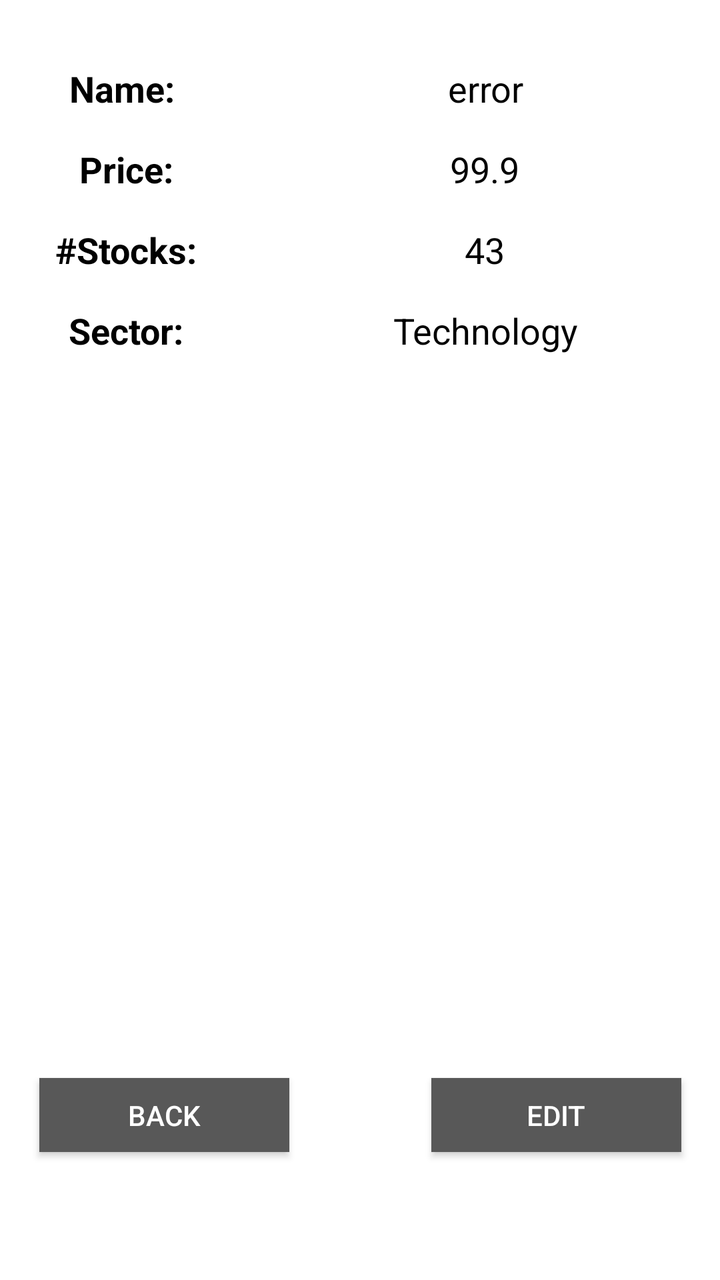
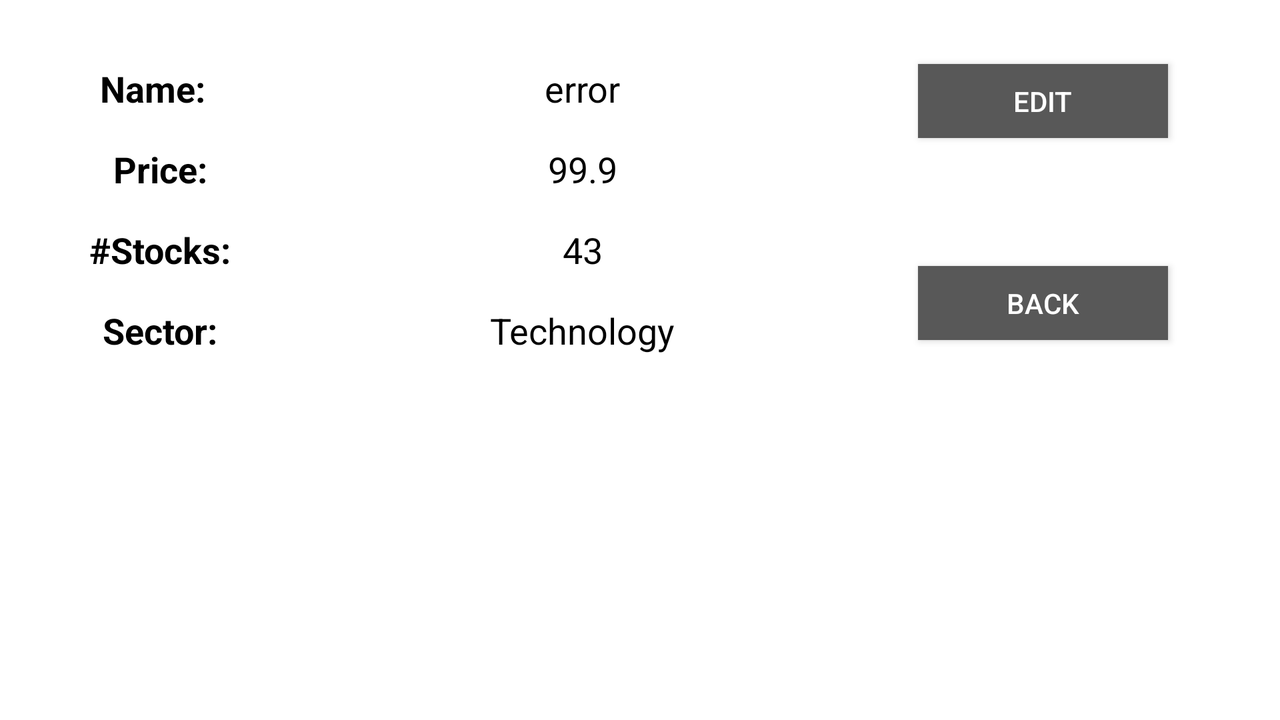

First picture: res/layout/ on a phone held upright. Second picture: the repository's own variant of that layout, on a device whose configuration matches the variant's folder. Source for both follows.
<!-- AndroidManifest.xml: application theme AppTheme -->
<!-- res/layout/activity_details.xml -->
<?xml version="1.0" encoding="utf-8"?>
<android.support.constraint.ConstraintLayout xmlns:android="http://schemas.android.com/apk/res/android"
    xmlns:app="http://schemas.android.com/apk/res-auto"
    xmlns:tools="http://schemas.android.com/tools"
    android:layout_width="match_parent"
    android:layout_height="match_parent"
    tools:context=".DetailsActivity">

    <Button
        android:id="@+id/edit_btn"
        android:layout_width="125dp"
        android:layout_height="37dp"
        android:layout_marginStart="16dp"
        android:layout_marginLeft="16dp"
        android:layout_marginBottom="64dp"
        android:background="@color/colorDarkGrey"
        android:onClick="goToEdit"
        android:text="@string/edit"
        android:textColor="@color/colorWhite"
        app:layout_constraintBottom_toBottomOf="parent"
        app:layout_constraintEnd_toEndOf="parent"
        app:layout_constraintStart_toStartOf="@+id/guideline2" />

    <Button
        android:id="@+id/back_btn"
        android:layout_width="125dp"
        android:layout_height="37dp"
        android:layout_marginEnd="16dp"
        android:layout_marginRight="16dp"
        android:layout_marginBottom="64dp"
        android:background="@color/colorDarkGrey"
        android:onClick="goToOverview"
        android:text="@string/back"
        android:textColor="@color/colorWhite"
        app:layout_constraintBottom_toBottomOf="parent"
        app:layout_constraintEnd_toStartOf="@+id/guideline2"
        app:layout_constraintStart_toStartOf="parent" />

    <android.support.constraint.Guideline
        android:id="@+id/guideline"
        android:layout_width="wrap_content"
        android:layout_height="wrap_content"
        android:orientation="vertical"
        app:layout_constraintGuide_percent="0.35" />

    <TextView
        android:id="@+id/textView4"
        android:layout_width="wrap_content"
        android:layout_height="wrap_content"
        android:layout_marginStart="16dp"
        android:layout_marginLeft="16dp"
        android:layout_marginTop="32dp"
        android:layout_marginEnd="16dp"
        android:layout_marginRight="16dp"
        android:text="@string/details_name"
        android:textColor="@color/colorBlack"
        android:textSize="18sp"
        android:textStyle="bold"
        app:layout_constraintEnd_toStartOf="@+id/guideline"
        app:layout_constraintHorizontal_bias="0.45"
        app:layout_constraintStart_toStartOf="parent"
        app:layout_constraintTop_toTopOf="parent" />

    <TextView
        android:id="@+id/textView5"
        android:layout_width="wrap_content"
        android:layout_height="wrap_content"
        android:layout_marginStart="16dp"
        android:layout_marginLeft="16dp"
        android:layout_marginTop="16dp"
        android:layout_marginEnd="16dp"
        android:layout_marginRight="16dp"
        android:text="@string/details_price"
        android:textColor="@color/colorBlack"
        android:textSize="18sp"
        android:textStyle="bold"
        app:layout_constraintEnd_toStartOf="@+id/guideline"
        app:layout_constraintStart_toStartOf="parent"
        app:layout_constraintTop_toBottomOf="@+id/textView4" />

    <TextView
        android:id="@+id/textView6"
        android:layout_width="wrap_content"
        android:layout_height="wrap_content"
        android:layout_marginStart="16dp"
        android:layout_marginLeft="16dp"
        android:layout_marginTop="16dp"
        android:layout_marginEnd="16dp"
        android:layout_marginRight="16dp"
        android:text="@string/details_num_of_stock"
        android:textColor="@color/colorBlack"
        android:textSize="18sp"
        android:textStyle="bold"
        app:layout_constraintEnd_toStartOf="@+id/guideline"
        app:layout_constraintStart_toStartOf="parent"
        app:layout_constraintTop_toBottomOf="@+id/textView5" />

    <TextView
        android:id="@+id/textView7"
        android:layout_width="wrap_content"
        android:layout_height="wrap_content"
        android:layout_marginStart="16dp"
        android:layout_marginLeft="16dp"
        android:layout_marginTop="16dp"
        android:layout_marginEnd="16dp"
        android:layout_marginRight="16dp"
        android:text="@string/details_sector"
        android:textColor="@color/colorBlack"
        android:textSize="18sp"
        android:textStyle="bold"
        app:layout_constraintEnd_toStartOf="@+id/guideline"
        app:layout_constraintStart_toStartOf="parent"
        app:layout_constraintTop_toBottomOf="@+id/textView6" />

    <TextView
        android:id="@+id/textViewDetailsName"
        android:layout_width="wrap_content"
        android:layout_height="wrap_content"
        android:layout_marginStart="16dp"
        android:layout_marginEnd="16dp"
        android:text="error"
        android:textColor="@color/colorBlack"
        android:textSize="18sp"
        app:layout_constraintBottom_toBottomOf="@+id/textView4"
        app:layout_constraintEnd_toEndOf="parent"
        app:layout_constraintStart_toStartOf="@+id/guideline"
        app:layout_constraintTop_toTopOf="@+id/textView4" />

    <TextView
        android:id="@+id/textViewPrice"
        android:layout_width="wrap_content"
        android:layout_height="wrap_content"
        android:layout_marginStart="16dp"
        android:layout_marginEnd="16dp"
        android:text="@string/default_price"
        android:textColor="@color/colorBlack"
        android:textSize="18sp"
        app:layout_constraintBottom_toBottomOf="@+id/textView5"
        app:layout_constraintEnd_toEndOf="parent"
        app:layout_constraintHorizontal_bias="0.496"
        app:layout_constraintStart_toStartOf="@+id/guideline"
        app:layout_constraintTop_toTopOf="@+id/textView5" />

    <TextView
        android:id="@+id/textViewDetailsStockNum"
        android:layout_width="wrap_content"
        android:layout_height="wrap_content"
        android:layout_marginStart="16dp"
        android:layout_marginEnd="16dp"
        android:text="@string/default_stock_num"
        android:textColor="@color/colorBlack"
        android:textSize="18sp"
        app:layout_constraintBottom_toBottomOf="@+id/textView6"
        app:layout_constraintEnd_toEndOf="parent"
        app:layout_constraintHorizontal_bias="0.496"
        app:layout_constraintStart_toStartOf="@+id/guideline"
        app:layout_constraintTop_toTopOf="@+id/textView6" />

    <TextView
        android:id="@+id/textViewDetailsStockSector"
        android:layout_width="wrap_content"
        android:layout_height="wrap_content"
        android:layout_marginStart="16dp"
        android:layout_marginEnd="16dp"
        android:text="@string/sector_tech"
        android:textColor="@color/colorBlack"
        android:textSize="18sp"
        app:layout_constraintBottom_toBottomOf="@+id/textView7"
        app:layout_constraintEnd_toEndOf="parent"
        app:layout_constraintStart_toStartOf="@+id/guideline"
        app:layout_constraintTop_toTopOf="@+id/textView7" />

    <android.support.constraint.Guideline
        android:id="@+id/guideline2"
        android:layout_width="wrap_content"
        android:layout_height="wrap_content"
        android:orientation="vertical"
        app:layout_constraintGuide_percent="0.5" />
</android.support.constraint.ConstraintLayout>
<!-- resources referenced by this layout -->
<resources>
  <color name="colorBlack">#000000</color>
  <color name="colorDarkGrey">#585858</color>
  <color name="colorWhite">#ffffff</color>
  <string name="back">Back</string>
  <string name="default_price">99.9</string>
  <string name="default_stock_num">43</string>
  <string name="details_name">Name:</string>
  <string name="details_num_of_stock">#Stocks:</string>
  <string name="details_price">Price:</string>
  <string name="details_sector">Sector:</string>
  <string name="edit">Edit</string>
  <string name="sector_tech">Technology</string>
  <style name="AppTheme" parent="Theme.AppCompat.Light.DarkActionBar">
          
          <item name="colorPrimary">@color/colorPrimary</item>
          <item name="colorPrimaryDark">@color/colorPrimaryDark</item>
          <item name="colorAccent">@color/colorAccent</item>
          <item name="android:colorBackground">@color/background_material_light</item>
      </style>
  <color name="colorPrimary">#539bd4</color>
  <color name="colorPrimaryDark">#213c82</color>
  <color name="colorAccent">#a100ff</color>
  <color name="background_material_light">#ffffff</color>
</resources>
<!-- res/layout-land/activity_details.xml (the repository's variant of the layout above) -->
<!-- drawn on the phone turned sideways -->
<?xml version="1.0" encoding="utf-8"?>
<android.support.constraint.ConstraintLayout xmlns:android="http://schemas.android.com/apk/res/android"
    xmlns:app="http://schemas.android.com/apk/res-auto"
    xmlns:tools="http://schemas.android.com/tools"
    android:layout_width="match_parent"
    android:layout_height="match_parent"
    tools:context=".DetailsActivity">

    <Button
        android:id="@+id/edit_btn"
        android:layout_width="125dp"
        android:layout_height="37dp"
        android:layout_marginStart="16dp"
        android:layout_marginTop="32dp"
        android:layout_marginEnd="16dp"
        android:background="@color/colorDarkGrey"
        android:onClick="goToEdit"
        android:text="@string/edit"
        android:textColor="@color/colorWhite"
        app:layout_constraintEnd_toEndOf="parent"
        app:layout_constraintHorizontal_bias="0.34"
        app:layout_constraintStart_toStartOf="@+id/guideline2"
        app:layout_constraintTop_toTopOf="parent" />

    <Button
        android:id="@+id/back_btn"
        android:layout_width="125dp"
        android:layout_height="37dp"
        android:layout_marginTop="64dp"
        android:background="@color/colorDarkGrey"
        android:onClick="goToOverview"
        android:text="@string/back"
        android:textColor="@color/colorWhite"
        app:layout_constraintEnd_toEndOf="@+id/edit_btn"
        app:layout_constraintHorizontal_bias="0.0"
        app:layout_constraintStart_toStartOf="@+id/edit_btn"
        app:layout_constraintTop_toBottomOf="@+id/edit_btn" />

    <android.support.constraint.Guideline
        android:id="@+id/guideline"
        android:layout_width="wrap_content"
        android:layout_height="wrap_content"
        android:orientation="vertical"
        app:layout_constraintGuide_percent="0.25" />

    <TextView
        android:id="@+id/textView4"
        android:layout_width="wrap_content"
        android:layout_height="wrap_content"
        android:layout_marginStart="16dp"
        android:layout_marginLeft="16dp"
        android:layout_marginTop="32dp"
        android:layout_marginEnd="16dp"
        android:layout_marginRight="16dp"
        android:text="@string/details_name"
        android:textColor="@color/colorBlack"
        android:textSize="18sp"
        android:textStyle="bold"
        app:layout_constraintEnd_toStartOf="@+id/guideline"
        app:layout_constraintHorizontal_bias="0.45"
        app:layout_constraintStart_toStartOf="parent"
        app:layout_constraintTop_toTopOf="parent" />

    <TextView
        android:id="@+id/textView5"
        android:layout_width="wrap_content"
        android:layout_height="wrap_content"
        android:layout_marginStart="16dp"
        android:layout_marginLeft="16dp"
        android:layout_marginTop="16dp"
        android:layout_marginEnd="16dp"
        android:layout_marginRight="16dp"
        android:text="@string/details_price"
        android:textColor="@color/colorBlack"
        android:textSize="18sp"
        android:textStyle="bold"
        app:layout_constraintEnd_toStartOf="@+id/guideline"
        app:layout_constraintStart_toStartOf="parent"
        app:layout_constraintTop_toBottomOf="@+id/textView4" />

    <TextView
        android:id="@+id/textView6"
        android:layout_width="wrap_content"
        android:layout_height="wrap_content"
        android:layout_marginStart="16dp"
        android:layout_marginLeft="16dp"
        android:layout_marginTop="16dp"
        android:layout_marginEnd="16dp"
        android:layout_marginRight="16dp"
        android:text="@string/details_num_of_stock"
        android:textColor="@color/colorBlack"
        android:textSize="18sp"
        android:textStyle="bold"
        app:layout_constraintEnd_toStartOf="@+id/guideline"
        app:layout_constraintStart_toStartOf="parent"
        app:layout_constraintTop_toBottomOf="@+id/textView5" />

    <TextView
        android:id="@+id/textView7"
        android:layout_width="wrap_content"
        android:layout_height="wrap_content"
        android:layout_marginStart="16dp"
        android:layout_marginLeft="16dp"
        android:layout_marginTop="16dp"
        android:layout_marginEnd="16dp"
        android:layout_marginRight="16dp"
        android:text="@string/details_sector"
        android:textColor="@color/colorBlack"
        android:textSize="18sp"
        android:textStyle="bold"
        app:layout_constraintEnd_toStartOf="@+id/guideline"
        app:layout_constraintStart_toStartOf="parent"
        app:layout_constraintTop_toBottomOf="@+id/textView6" />

    <TextView
        android:id="@+id/textViewDetailsName"
        android:layout_width="wrap_content"
        android:layout_height="wrap_content"
        android:layout_marginStart="16dp"
        android:layout_marginEnd="16dp"
        android:text="error"
        android:textColor="@color/colorBlack"
        android:textSize="18sp"
        app:layout_constraintBottom_toBottomOf="@+id/textView4"
        app:layout_constraintEnd_toStartOf="@+id/guideline2"
        app:layout_constraintStart_toStartOf="@+id/guideline"
        app:layout_constraintTop_toTopOf="@+id/textView4" />

    <TextView
        android:id="@+id/textViewPrice"
        android:layout_width="wrap_content"
        android:layout_height="wrap_content"
        android:layout_marginStart="16dp"
        android:layout_marginEnd="16dp"
        android:text="@string/default_price"
        android:textColor="@color/colorBlack"
        android:textSize="18sp"
        app:layout_constraintBottom_toBottomOf="@+id/textView5"
        app:layout_constraintEnd_toStartOf="@+id/guideline2"
        app:layout_constraintStart_toStartOf="@+id/guideline"
        app:layout_constraintTop_toTopOf="@+id/textView5" />

    <TextView
        android:id="@+id/textViewDetailsStockNum"
        android:layout_width="wrap_content"
        android:layout_height="wrap_content"
        android:layout_marginStart="16dp"
        android:layout_marginEnd="16dp"
        android:text="@string/default_stock_num"
        android:textColor="@color/colorBlack"
        android:textSize="18sp"
        app:layout_constraintBottom_toBottomOf="@+id/textView6"
        app:layout_constraintEnd_toStartOf="@+id/guideline2"
        app:layout_constraintStart_toStartOf="@+id/guideline"
        app:layout_constraintTop_toTopOf="@+id/textView6" />

    <TextView
        android:id="@+id/textViewDetailsStockSector"
        android:layout_width="wrap_content"
        android:layout_height="wrap_content"
        android:layout_marginStart="16dp"
        android:layout_marginEnd="16dp"
        android:text="@string/sector_tech"
        android:textColor="@color/colorBlack"
        android:textSize="18sp"
        app:layout_constraintBottom_toBottomOf="@+id/textView7"
        app:layout_constraintEnd_toStartOf="@+id/guideline2"
        app:layout_constraintStart_toStartOf="@+id/guideline"
        app:layout_constraintTop_toTopOf="@+id/textView7" />

    <android.support.constraint.Guideline
        android:id="@+id/guideline2"
        android:layout_width="wrap_content"
        android:layout_height="wrap_content"
        android:orientation="vertical"
        app:layout_constraintGuide_percent="0.66" />

</android.support.constraint.ConstraintLayout>
